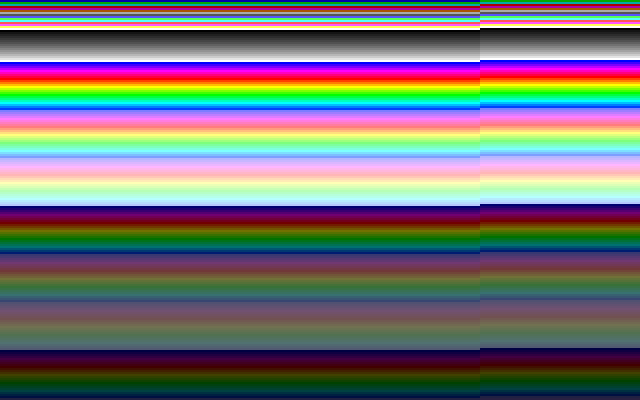
#> input picture tools/crtc_sweep/SA13.ORACULO.png, 640 x 400 px; the run also reads 1 picture not shown here
$ python judge_sa13.py
#> lines starting #> are read from the running program, lines starting #| are printed output that depends on the picture
#!/usr/bin/env python3
"""Juez del caso START ADDRESS en modo 13h (SA13.COM).

Compara lo que SE VE en los dos mundos: la captura del oraculo (DOSBox-X, captura
de pantalla a 640x400 = el modo 13h doblado) contra el volcado nativo
de PakuPort (PAKU_FB_PNG, 320x200).

Normalizacion de color, y por que hace falta
--------------------------------------------
El DAC del VGA es de 6 bits por componente y hay que estirarlos a 8. Cuando se escribio esta
red los dos mundos lo hacian distinto (PakuPort `v << 2`, max 252; DOSBox-X `(v*255)/63`, max
255), asi que el mismo indice salia (0,0,168) aqui y (0,0,170) alli. **Esa divergencia ya esta
cerrada** (VideoState.DacExpand, red tools/dac_expand: 64/64 bandas identicas al oraculo).
La normalizacion a 6 bits se mantiene igualmente: es gratis y deja a esta red midiendo SOLO el
layout, que es lo suyo, sin depender de como se presente el color.

Aserciones semanticas (para que una captura basura no cuele en verde)
---------------------------------------------------------------------
El COM pinta la fila n del color n y programa el start address a 100, o sea 400 pixeles
= una fila entera + 80. Con eso, en CADA fila de pantalla el color tiene que cambiar
exactamente una vez, en x=240, y de un valor al siguiente. Se exige en los DOS mundos por
separado; si el renderer ignorase el start address, la fila seria de un solo color.
"""
import os
import sys

from PIL import Image

HERE = os.path.dirname(os.path.abspath(__file__))
ORACLE = os.path.join(HERE, "SA13.ORACULO.png")
PAKU = os.path.join(HERE, "SA13.PAKU.png")
W, H = 320, 200
SPLIT_X = 240          # 400 px de start = 1 fila + 80 -> el corte cae en 320-80


def load6(path, name):
#> called with path = 'tools/crtc_sweep/SA13.ORACULO.png', name = 'captura del oraculo'
    if not os.path.exists(path):
        sys.exit(f"ROJO: falta {name} ({path})")
    im = Image.open(path).convert("RGB")
    if im.size != (W, H):
        im = im.resize((W, H), Image.NEAREST)   # el oraculo captura a 640x400
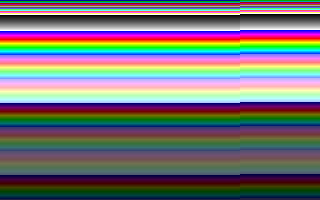
#> im: PIL image 320x200 RGB; mean R, G, B 116.2, 115.8, 116.2
    px = im.load()
    return [[tuple(c >> 2 for c in px[x, y]) for x in range(W)] for y in range(H)]


def check_layout(img, world):
    """En cada fila: exactamente un cambio de color, y en x=SPLIT_X."""
    bad = []
    for y in range(H):
        cuts = [x for x in range(1, W) if img[y][x] != img[y][x - 1]]
        if cuts != [SPLIT_X]:
            bad.append((y, cuts[:4]))
    if bad:
        print(f"ROJO [{world}]: {len(bad)} filas sin el escalon en x={SPLIT_X} "
              f"(el renderer ignora el start address si la fila sale de un solo color)")
        for y, cuts in bad[:5]:
            print(f"    fila {y}: cortes en {cuts if cuts else '(ninguno)'}")
        return False
    return True


def main():
    o = load6(ORACLE, "captura del oraculo")
#> o = 200 items
    p = load6(PAKU, "volcado de PakuPort")
#> p = 200 items

    ok = True
    ok &= check_layout(o, "oraculo")
#> after the loop in check_layout, `for y in range(H):`: bad = []
#> ok = True
    ok &= check_layout(p, "paku")

    diff = [(x, y) for y in range(H) for x in range(W) if o[y][x] != p[y][x]]
#> diff = []
    if diff:
        print(f"ROJO: {len(diff)} de {W * H} pixeles difieren entre mundos")
        for x, y in diff[:5]:
            print(f"    ({x},{y}) oraculo={o[y][x]} paku={p[y][x]}")
        ok = False
    else:
        print(f"VERDE: {W * H}/{W * H} pixeles identicos (a 6 bits) y el escalon del start "
              f"address cae en x={SPLIT_X} en los dos mundos")

    sys.exit(0 if ok else 1)
#> (the program exits here)
